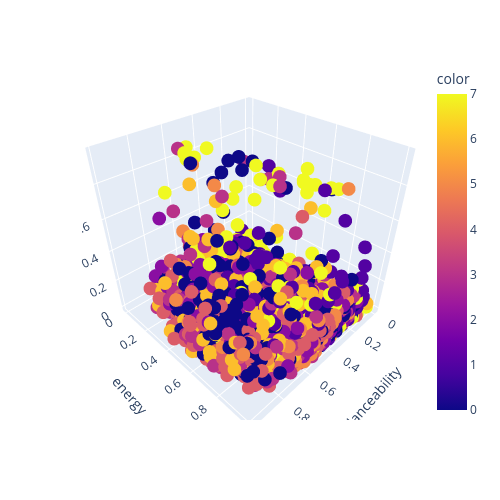

Notebook code for this chart:
### Markdown cell above
We can also now visualise our songs in 3D space again, but this time colour them by our new labels to see what clusters we have created! Run the cell below to see how it's looking.

### Code cell
fig = px.scatter_3d(spotify_numeric,
                    x='danceability',
                    y='energy',
                    z='speechiness',
                    color=labels_simple,
                    width=500,
                    height=500)
fig.show()

### Figure 1 — Plotly figure (JSON) as saved in the notebook; plotly's stock layout.template omitted (floating-point values rounded to 4 significant figures; data arrays with more than 128 entries replaced by an {"elided": "..."} marker saying what was removed)
{"data": [{"hovertemplate": "danceability=%{x}<br>energy=%{y}<br>speechiness=%{z}<br>color=%{marker.color}<extra></extra>", "legendgroup": "", "marker": {"color": {"elided": "10000 int values"}, "coloraxis": "coloraxis", "symbol": "circle"}, "mode": "markers", "name": "", "scene": "scene", "showlegend": false, "type": "scatter3d", "x": {"elided": "10000 float values"}, "y": {"elided": "10000 float values"}, "z": {"elided": "10000 float values"}}], "layout": {"coloraxis": {"colorbar": {"title": {"text": "color"}}, "colorscale": [[0, "#0d0887"], [0.1111, "#46039f"], [0.2222, "#7201a8"], [0.3333, "#9c179e"], [0.4444, "#bd3786"], [0.5556, "#d8576b"], [0.6667, "#ed7953"], [0.7778, "#fb9f3a"], [0.8889, "#fdca26"], [1, "#f0f921"]]}, "height": 500, "legend": {"tracegroupgap": 0}, "margin": {"t": 60}, "scene": {"domain": {"x": [0, 1], "y": [0, 1]}, "xaxis": {"title": {"text": "danceability"}}, "yaxis": {"title": {"text": "energy"}}, "zaxis": {"title": {"text": "speechiness"}}}, "width": 500}}
